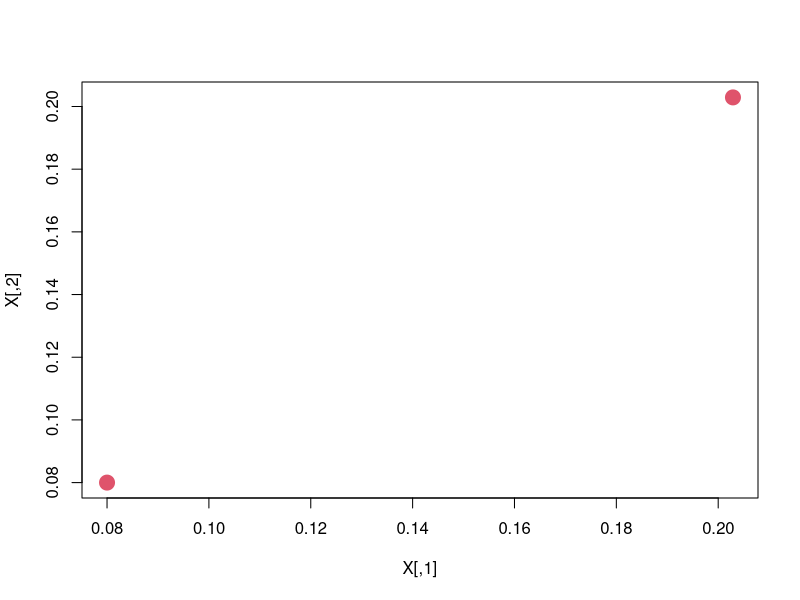

Write R code to recreate this figure. (Note: this script raises an error after producing the figure.)
# Captura os dados Iris
data("iris")
head(iris)

# Separa????o dos dados
dataset<-iris[which(iris$Species!="versicolor"),][1:2-3]
head(dataset)

# Transforma????o para Bin??rio
library("plyr")
classes<-as.numeric(dataset$Species)
classes_bin<-mapvalues(classes,from=c(1,3),to=c(0,1))
print((classes_bin))

# Gravar o dataSet em X1 e X2 normalizado
x1<-dataset[,1]/max(dataset[,1])
x2<-dataset[,2]/max(dataset[,2])

X <- rbind(x1, x2)
print(X)

plot(X,type="n")
points(x1[1],x1[2],pch=c(19),cex=2,col="2")
points(x2[1],x2[2],pch=c(19),cex=2,col="2")
legend(0.4,0.6,legend=c("0","1"),col=c(2,1), pch=c(19,15))

W<-c(0,0,1)

eta<-0.1

epoca_max<-100

erro_ite<-rep(0,dim(X)[1])

erro_total<-rep(0,epoca_max)

for(epoca in 1:epoca_max){
  for(i in 1:dim(X)[1]) {
    v<-sum(X[i,]*W)
    if(v>0){
      y_calc<-1
    }else{
      y_calc<-0
    }
    erro<-Y[i]-y_calc
    delta<-(eta*erro*X[i,])
    W<-W+delta
    erro_ite[i]<-erro^2
  }
  erro_total[epoca]<-sum(erro_ite)
  if(sum(erro_ite)==0){
    break
  }
}

print(paste("N??mero de ??pocas usadas no treinamento",epoca,"de um m??ximo de",epoca_max))
